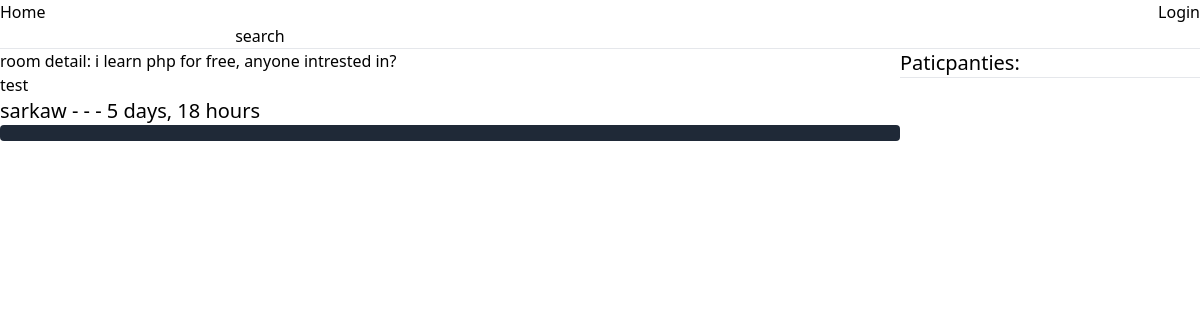
The page /room/1 on the database as committed earlier.
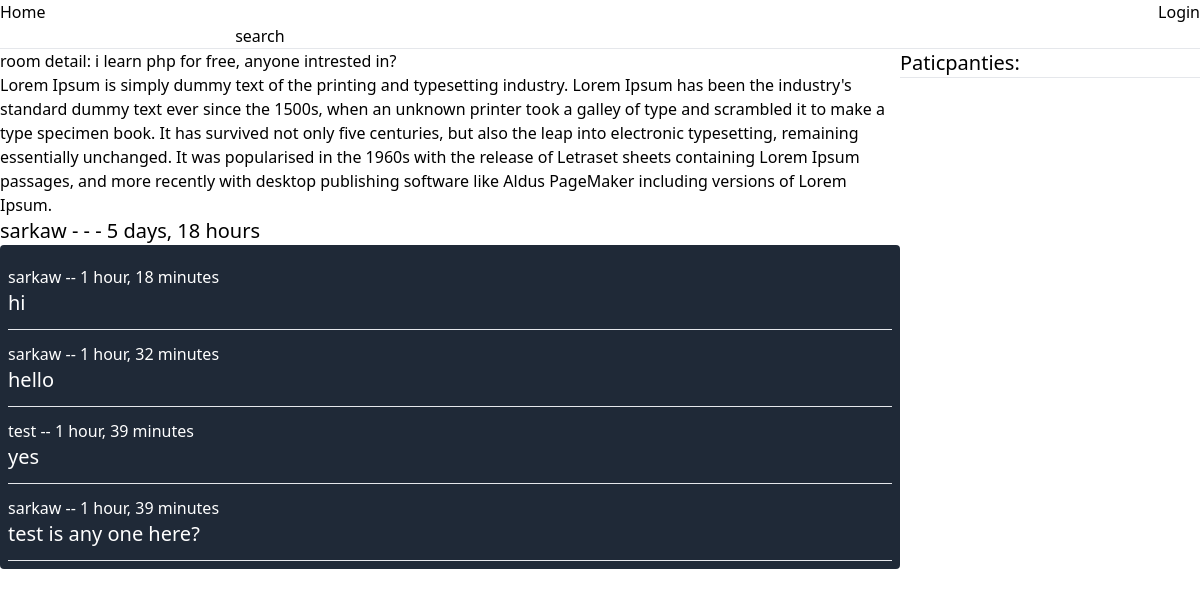
The same page on the database as committed later.
### base/models.py (models this page shows, shortened)
class Room(models.Model):
    host = models.ForeignKey(User, on_delete=models.CASCADE)
    topic= models.ForeignKey(Topic, on_delete=models.SET_NULL, null=True)
    name = models.CharField(max_length=200)
    particpanties = models.ManyToManyField(User, related_name='participants', blank=True)
    description = models.TextField(null=True, blank=True)
    update = models.DateTimeField(auto_now=True)
    create_at = models.DateTimeField(auto_now_add=True)
    class Meta:
        ordering = ['-create_at']

class Message(models.Model):
    user = models.ForeignKey(User, on_delete=models.CASCADE)
    room = models.ForeignKey(Room, on_delete=models.CASCADE)
    body = models.TextField()
    update = models.DateTimeField(auto_now=True)
    create_at = models.DateTimeField(auto_now_add=True)
    class Meta:
        ordering = ['-create_at']

### base/views.py (the view, shortened to what this page needs)
# urls.py: path('room/<str:id>', views.room, name="room"),
def room(request, id):
    room = Room.objects.get(id = int(id))
    message = room.message_set.all()
    particpanties = room.particpanties.all()
    return render(request, 'base/room.html',{"room":room,'room_messages':message, 'particpanties':particpanties})

### base/templates/base/room.html (shortened to what this page needs)
{% extends 'main.html' %}
{% block content %}
    <div class="flex flex-wrap">
        <div class="w-9/12">
            room detail: {{ room.name }}
            <p>{{ room.description }} </p>
            <p class="text-xl">{{ room.host }} - - - {{ room.create_at|timesince }}</p>
            <div class="bg-gray-800 text-white p-2 rounded">
                {% for message in room_messages %}
                   <div class="my-3">
                        {{ message.user }}  -- {{ message.create_at|timesince }}
                        <p class="text-xl">{{ message.body }}</p>
                    </div>
                    <hr class="bg-white">
                {% endfor %}
            </div>
        </div>
        <div class="w-3/12">
            <p class="text-xl">Paticpanties:</p>
            <hr>
        </div>
    </div>
{% endblock %}

Rows that differ between the two databases and show on the page:
changed Room "i learn php for free, anyone intrested in?": description "test" → "Lorem Ipsum is simply dummy text of the printing and typesetting industry. Lorem Ipsum has been the industry's standard dummy text ever since the 1500s, when an unknown printer took a galley of type and scrambled it to make a type specimen book. It has survived not only five centuries, but also the leap into electronic typesetting, remaining essentially unchanged. It was popularised in the 1960s with the release of Letraset sheets containing Lorem Ipsum passages, and more recently with desktop publishing software like Aldus PageMaker including versions of Lorem Ipsum."
added Message: user "sarkaw", create_at "1 hour, 18 minutes", body "hi"
added Message: user "sarkaw", create_at "1 hour, 32 minutes", body "hello"
added Message: user "test", create_at "1 hour, 39 minutes", body "yes"
added Message: user "sarkaw", create_at "1 hour, 39 minutes", body "test is any one here?"
